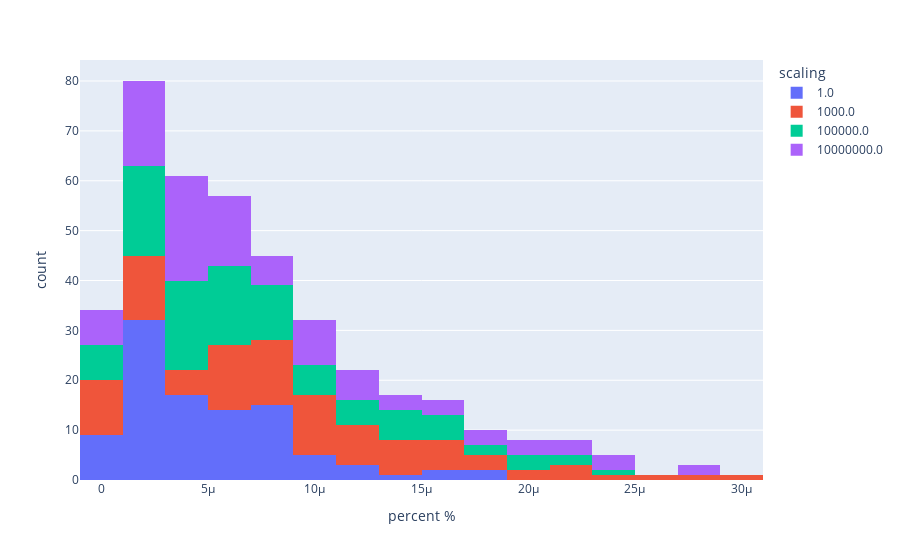

The notebook cell saved with this chart:
### Code cell
fig = px.histogram(df_abv, x="percent %", color='scaling')
fig.show()
